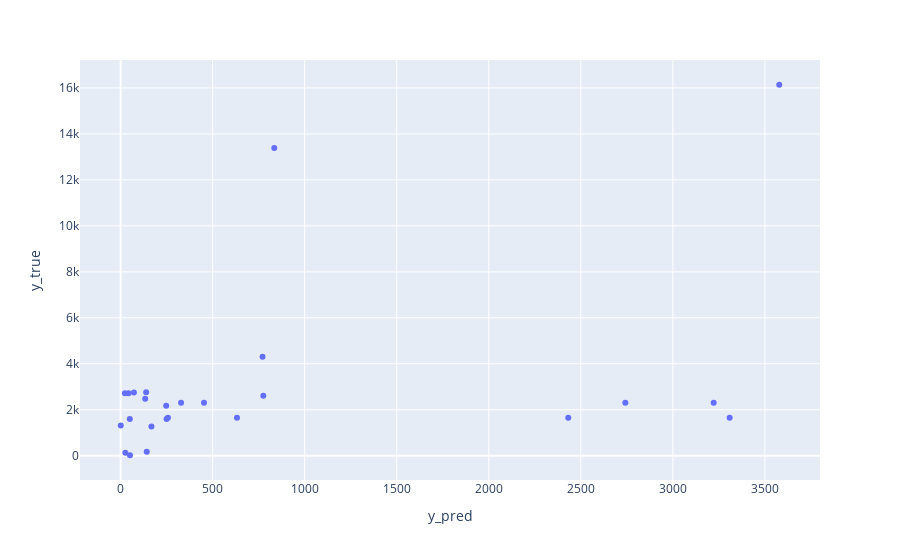

Here is the notebook cell this chart was saved with:
### Code cell
poly_reg.fit(X_train, y_train)
y_pred = poly_reg.predict(X_test)

px.scatter(
    pd.DataFrame(dict(
        y_true=y_test,
        y_pred=y_pred
    )),
    y="y_true",
    x="y_pred"
)

### Figure 1 — Plotly figure (JSON) as saved in the notebook; plotly's stock layout.template omitted (floating-point values rounded to 4 significant figures)
{"data": [{"hovertemplate": "y_pred=%{x}<br>y_true=%{y}<extra></extra>", "legendgroup": "", "marker": {"color": "#636efa", "symbol": "circle"}, "mode": "markers", "name": "", "orientation": "v", "showlegend": false, "type": "scatter", "x": [72.32, 0.7645, 771.2, 775.2, 834.7, 3578.0, 453.0, 257.1, 2742.0, 2432.0, 3222.0, 3309.0, 328.4, 632.2, 133.4, 167.5, 141.9, 138.7, 247.7, 50.11, 249.5, 25.77, 42.86, 23.5, 50.97], "xaxis": "x", "y": [2756, 1314, 4305, 2616, 13389, 16137, 2306, 1656, 2306, 1656, 2306, 1656, 2306, 1656, 2481, 1272, 174, 2760, 2178, 1604, 1604, 131, 2715, 2715, 23], "yaxis": "y"}], "layout": {"legend": {"tracegroupgap": 0}, "margin": {"t": 60}, "xaxis": {"anchor": "y", "domain": [0, 1], "title": {"text": "y_pred"}}, "yaxis": {"anchor": "x", "domain": [0, 1], "title": {"text": "y_true"}}}}
